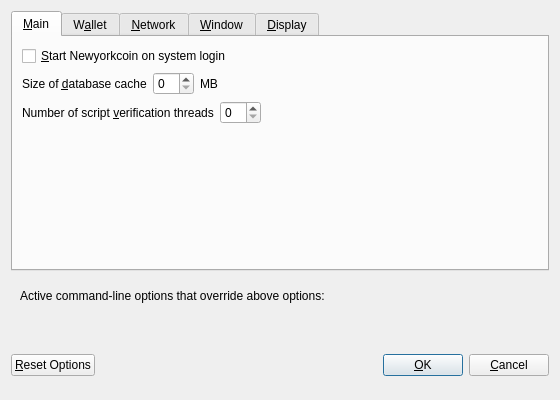
<?xml version="1.0" encoding="UTF-8"?>
<ui version="4.0">
 <class>OptionsDialog</class>
 <widget class="QDialog" name="OptionsDialog">
  <property name="geometry">
   <rect>
    <x>0</x>
    <y>0</y>
    <width>560</width>
    <height>400</height>
   </rect>
  </property>
  <property name="windowTitle">
   <string>Options</string>
  </property>
  <property name="modal">
   <bool>true</bool>
  </property>
  <layout class="QVBoxLayout" name="verticalLayout">
   <item>
    <widget class="QTabWidget" name="tabWidget">
     <property name="currentIndex">
      <number>0</number>
     </property>
     <widget class="QWidget" name="tabMain">
      <attribute name="title">
       <string>&amp;Main</string>
      </attribute>
      <layout class="QVBoxLayout" name="verticalLayout_Main">
       <item>
        <widget class="QCheckBox" name="bitcoinAtStartup">
         <property name="toolTip">
          <string>Automatically start Newyorkcoin after logging in to the system.</string>
         </property>
         <property name="text">
          <string>&amp;Start Newyorkcoin on system login</string>
         </property>
        </widget>
       </item>
       <item>
        <layout class="QHBoxLayout" name="horizontalLayout_2_Main">
         <item>
          <widget class="QLabel" name="databaseCacheLabel">
           <property name="text">
            <string>Size of &amp;database cache</string>
           </property>
           <property name="textFormat">
            <enum>Qt::PlainText</enum>
           </property>
           <property name="buddy">
            <cstring>databaseCache</cstring>
           </property>
          </widget>
         </item>
         <item>
          <widget class="QSpinBox" name="databaseCache"/>
         </item>
         <item>
          <widget class="QLabel" name="databaseCacheUnitLabel">
           <property name="text">
            <string>MB</string>
           </property>
           <property name="textFormat">
            <enum>Qt::PlainText</enum>
           </property>
          </widget>
         </item>
         <item>
          <spacer name="horizontalSpacer_2_Main">
           <property name="orientation">
            <enum>Qt::Horizontal</enum>
           </property>
           <property name="sizeHint" stdset="0">
            <size>
             <width>40</width>
             <height>20</height>
            </size>
           </property>
          </spacer>
         </item>
        </layout>
       </item>
       <item>
        <layout class="QHBoxLayout" name="horizontalLayout_3_Main">
         <item>
          <widget class="QLabel" name="threadsScriptVerifLabel">
           <property name="text">
            <string>Number of script &amp;verification threads</string>
           </property>
           <property name="textFormat">
            <enum>Qt::PlainText</enum>
           </property>
           <property name="buddy">
            <cstring>threadsScriptVerif</cstring>
           </property>
          </widget>
         </item>
         <item>
          <widget class="QSpinBox" name="threadsScriptVerif">
           <property name="toolTip">
            <string>(0 = auto, &lt;0 = leave that many cores free)</string>
           </property>
          </widget>
         </item>
         <item>
          <spacer name="horizontalSpacer_3_Main">
           <property name="orientation">
            <enum>Qt::Horizontal</enum>
           </property>
           <property name="sizeHint" stdset="0">
            <size>
             <width>40</width>
             <height>20</height>
            </size>
           </property>
          </spacer>
         </item>
        </layout>
       </item>
       <item>
        <spacer name="verticalSpacer_Main">
         <property name="orientation">
          <enum>Qt::Vertical</enum>
         </property>
         <property name="sizeHint" stdset="0">
          <size>
           <width>20</width>
           <height>40</height>
          </size>
         </property>
        </spacer>
       </item>
      </layout>
     </widget>
     <widget class="QWidget" name="tabWallet">
      <attribute name="title">
       <string>W&amp;allet</string>
      </attribute>
      <layout class="QVBoxLayout" name="verticalLayout_Wallet">
       <item>
        <widget class="QGroupBox" name="groupBox">
         <property name="title">
          <string>Expert</string>
         </property>
         <layout class="QVBoxLayout" name="verticalLayout_2">
          <item>
           <widget class="QCheckBox" name="coinControlFeatures">
            <property name="toolTip">
             <string>Whether to show coin control features or not.</string>
            </property>
            <property name="text">
             <string>Enable coin &amp;control features</string>
            </property>
           </widget>
          </item>
          <item>
           <widget class="QCheckBox" name="spendZeroConfChange">
            <property name="toolTip">
             <string>If you disable the spending of unconfirmed change, the change from a transaction cannot be used until that transaction has at least one confirmation. This also affects how your balance is computed.</string>
            </property>
            <property name="text">
             <string>&amp;Spend unconfirmed change</string>
            </property>
           </widget>
          </item>
         </layout>
        </widget>
       </item>
       <item>
        <spacer name="verticalSpacer_Wallet">
         <property name="orientation">
          <enum>Qt::Vertical</enum>
         </property>
         <property name="sizeHint" stdset="0">
          <size>
           <width>20</width>
           <height>40</height>
          </size>
         </property>
        </spacer>
       </item>
      </layout>
     </widget>
     <widget class="QWidget" name="tabNetwork">
      <attribute name="title">
       <string>&amp;Network</string>
      </attribute>
      <layout class="QVBoxLayout" name="verticalLayout_Network">
       <item>
        <widget class="QCheckBox" name="mapPortUpnp">
         <property name="toolTip">
          <string>Automatically open the Newyorkcoin client port on the router. This only works when your router supports UPnP and it is enabled.</string>
         </property>
         <property name="text">
          <string>Map port using &amp;UPnP</string>
         </property>
        </widget>
       </item>
       <item>
        <widget class="QCheckBox" name="allowIncoming">
         <property name="toolTip">
          <string>Accept connections from outside</string>
         </property>
         <property name="text">
          <string>Allow incoming connections</string>
         </property>
        </widget>
       </item>
       <item>
        <widget class="QCheckBox" name="connectSocks">
         <property name="toolTip">
          <string>Connect to the Newyorkcoin network through a SOCKS5 proxy.</string>
         </property>
         <property name="text">
          <string>&amp;Connect through SOCKS5 proxy (default proxy):</string>
         </property>
        </widget>
       </item>
       <item>
        <layout class="QHBoxLayout" name="horizontalLayout_1_Network">
         <item>
          <widget class="QLabel" name="proxyIpLabel">
           <property name="text">
            <string>Proxy &amp;IP:</string>
           </property>
           <property name="textFormat">
            <enum>Qt::PlainText</enum>
           </property>
           <property name="buddy">
            <cstring>proxyIp</cstring>
           </property>
          </widget>
         </item>
         <item>
          <widget class="QValidatedLineEdit" name="proxyIp">
           <property name="minimumSize">
            <size>
             <width>140</width>
             <height>0</height>
            </size>
           </property>
           <property name="maximumSize">
            <size>
             <width>140</width>
             <height>16777215</height>
            </size>
           </property>
           <property name="toolTip">
            <string>IP address of the proxy (e.g. IPv4: 127.0.0.1 / IPv6: ::1)</string>
           </property>
          </widget>
         </item>
         <item>
          <widget class="QLabel" name="proxyPortLabel">
           <property name="text">
            <string>&amp;Port:</string>
           </property>
           <property name="textFormat">
            <enum>Qt::PlainText</enum>
           </property>
           <property name="buddy">
            <cstring>proxyPort</cstring>
           </property>
          </widget>
         </item>
         <item>
          <widget class="QLineEdit" name="proxyPort">
           <property name="minimumSize">
            <size>
             <width>55</width>
             <height>0</height>
            </size>
           </property>
           <property name="maximumSize">
            <size>
             <width>55</width>
             <height>16777215</height>
            </size>
           </property>
           <property name="toolTip">
            <string>Port of the proxy (e.g. 9050)</string>
           </property>
          </widget>
         </item>
         <item>
          <spacer name="horizontalSpacer_1_Network">
           <property name="orientation">
            <enum>Qt::Horizontal</enum>
           </property>
           <property name="sizeHint" stdset="0">
            <size>
             <width>40</width>
             <height>20</height>
            </size>
           </property>
          </spacer>
         </item>
        </layout>
       </item>
       <item>
        <spacer name="verticalSpacer_Network">
         <property name="orientation">
          <enum>Qt::Vertical</enum>
         </property>
         <property name="sizeHint" stdset="0">
          <size>
           <width>20</width>
           <height>40</height>
          </size>
         </property>
        </spacer>
       </item>
      </layout>
     </widget>
     <widget class="QWidget" name="tabWindow">
      <attribute name="title">
       <string>&amp;Window</string>
      </attribute>
      <layout class="QVBoxLayout" name="verticalLayout_Window">
       <item>
        <widget class="QCheckBox" name="minimizeToTray">
         <property name="toolTip">
          <string>Show only a tray icon after minimizing the window.</string>
         </property>
         <property name="text">
          <string>&amp;Minimize to the tray instead of the taskbar</string>
         </property>
        </widget>
       </item>
       <item>
        <widget class="QCheckBox" name="minimizeOnClose">
         <property name="toolTip">
          <string>Minimize instead of exit the application when the window is closed. When this option is enabled, the application will be closed only after selecting Quit in the menu.</string>
         </property>
         <property name="text">
          <string>M&amp;inimize on close</string>
         </property>
        </widget>
       </item>
       <item>
        <spacer name="verticalSpacer_Window">
         <property name="orientation">
          <enum>Qt::Vertical</enum>
         </property>
         <property name="sizeHint" stdset="0">
          <size>
           <width>20</width>
           <height>40</height>
          </size>
         </property>
        </spacer>
       </item>
      </layout>
     </widget>
     <widget class="QWidget" name="tabDisplay">
      <attribute name="title">
       <string>&amp;Display</string>
      </attribute>
      <layout class="QVBoxLayout" name="verticalLayout_Display">
       <item>
        <layout class="QHBoxLayout" name="horizontalLayout_1_Display">
         <item>
          <widget class="QLabel" name="langLabel">
           <property name="text">
            <string>User Interface &amp;language:</string>
           </property>
           <property name="textFormat">
            <enum>Qt::PlainText</enum>
           </property>
           <property name="buddy">
            <cstring>lang</cstring>
           </property>
          </widget>
         </item>
         <item>
          <widget class="QValueComboBox" name="lang">
           <property name="toolTip">
            <string>The user interface language can be set here. This setting will take effect after restarting Newyorkcoin.</string>
           </property>
          </widget>
         </item>
        </layout>
       </item>
       <item>
        <layout class="QHBoxLayout" name="horizontalLayout_2_Display">
         <item>
          <widget class="QLabel" name="unitLabel">
           <property name="text">
            <string>&amp;Unit to show amounts in:</string>
           </property>
           <property name="textFormat">
            <enum>Qt::PlainText</enum>
           </property>
           <property name="buddy">
            <cstring>unit</cstring>
           </property>
          </widget>
         </item>
         <item>
          <widget class="QValueComboBox" name="unit">
           <property name="toolTip">
            <string>Choose the default subdivision unit to show in the interface and when sending coins.</string>
           </property>
          </widget>
         </item>
        </layout>
       </item>
       <item>
        <layout class="QHBoxLayout" name="horizontalLayout_3_Display">
         <item>
          <widget class="QLabel" name="thirdPartyTxUrlsLabel">
           <property name="toolTip">
            <string>Third party URLs (e.g. a block explorer) that appear in the transactions tab as context menu items. %s in the URL is replaced by transaction hash. Multiple URLs are separated by vertical bar |.</string>
           </property>
           <property name="text">
            <string>Third party transaction URLs</string>
           </property>
           <property name="buddy">
            <cstring>thirdPartyTxUrls</cstring>
           </property>
          </widget>
         </item>
         <item>
          <widget class="QLineEdit" name="thirdPartyTxUrls">
           <property name="toolTip">
            <string>Third party URLs (e.g. a block explorer) that appear in the transactions tab as context menu items. %s in the URL is replaced by transaction hash. Multiple URLs are separated by vertical bar |.</string>
           </property>
          </widget>
         </item>
        </layout>
       </item>
       <item>
        <spacer name="verticalSpacer_Display">
         <property name="orientation">
          <enum>Qt::Vertical</enum>
         </property>
         <property name="sizeHint" stdset="0">
          <size>
           <width>20</width>
           <height>40</height>
          </size>
         </property>
        </spacer>
       </item>
      </layout>
     </widget>
    </widget>
   </item>
   <item>
    <widget class="QFrame" name="frame">
     <layout class="QVBoxLayout" name="verticalLayout_Bottom">
      <item>
       <layout class="QHBoxLayout" name="horizontalLayout_Bottom">
        <item>
         <widget class="QLabel" name="overriddenByCommandLineInfoLabel">
          <property name="text">
           <string>Active command-line options that override above options:</string>
          </property>
          <property name="textFormat">
           <enum>Qt::PlainText</enum>
          </property>
         </widget>
        </item>
        <item>
         <spacer name="horizontalSpacer_Bottom">
          <property name="orientation">
           <enum>Qt::Horizontal</enum>
          </property>
          <property name="sizeHint" stdset="0">
           <size>
            <width>40</width>
            <height>20</height>
           </size>
          </property>
         </spacer>
        </item>
       </layout>
      </item>
      <item>
       <widget class="QLabel" name="overriddenByCommandLineLabel">
        <property name="text">
         <string/>
        </property>
        <property name="textFormat">
         <enum>Qt::PlainText</enum>
        </property>
        <property name="wordWrap">
         <bool>true</bool>
        </property>
       </widget>
      </item>
     </layout>
    </widget>
   </item>
   <item>
    <layout class="QHBoxLayout" name="horizontalLayout_Buttons">
     <item>
      <widget class="QPushButton" name="resetButton">
       <property name="toolTip">
        <string>Reset all client options to default.</string>
       </property>
       <property name="text">
        <string>&amp;Reset Options</string>
       </property>
       <property name="autoDefault">
        <bool>false</bool>
       </property>
      </widget>
     </item>
     <item>
      <spacer name="horizontalSpacer_1">
       <property name="orientation">
        <enum>Qt::Horizontal</enum>
       </property>
       <property name="sizeHint" stdset="0">
        <size>
         <width>40</width>
         <height>48</height>
        </size>
       </property>
      </spacer>
     </item>
     <item>
      <widget class="QLabel" name="statusLabel">
       <property name="minimumSize">
        <size>
         <width>200</width>
         <height>0</height>
        </size>
       </property>
       <property name="font">
        <font>
         <weight>75</weight>
         <bold>true</bold>
        </font>
       </property>
       <property name="text">
        <string/>
       </property>
       <property name="textFormat">
        <enum>Qt::PlainText</enum>
       </property>
       <property name="wordWrap">
        <bool>true</bool>
       </property>
      </widget>
     </item>
     <item>
      <spacer name="horizontalSpacer_2">
       <property name="orientation">
        <enum>Qt::Horizontal</enum>
       </property>
       <property name="sizeHint" stdset="0">
        <size>
         <width>40</width>
         <height>48</height>
        </size>
       </property>
      </spacer>
     </item>
     <item>
      <widget class="QPushButton" name="okButton">
       <property name="text">
        <string>&amp;OK</string>
       </property>
       <property name="autoDefault">
        <bool>false</bool>
       </property>
       <property name="default">
        <bool>true</bool>
       </property>
      </widget>
     </item>
     <item>
      <widget class="QPushButton" name="cancelButton">
       <property name="text">
        <string>&amp;Cancel</string>
       </property>
       <property name="autoDefault">
        <bool>false</bool>
       </property>
      </widget>
     </item>
    </layout>
   </item>
  </layout>
 </widget>
 <customwidgets>
  <customwidget>
   <class>QValidatedLineEdit</class>
   <extends>QLineEdit</extends>
   <header>qvalidatedlineedit.h</header>
  </customwidget>
  <customwidget>
   <class>QValueComboBox</class>
   <extends>QComboBox</extends>
   <header>qvaluecombobox.h</header>
  </customwidget>
 </customwidgets>
 <resources/>
 <connections/>
</ui>
